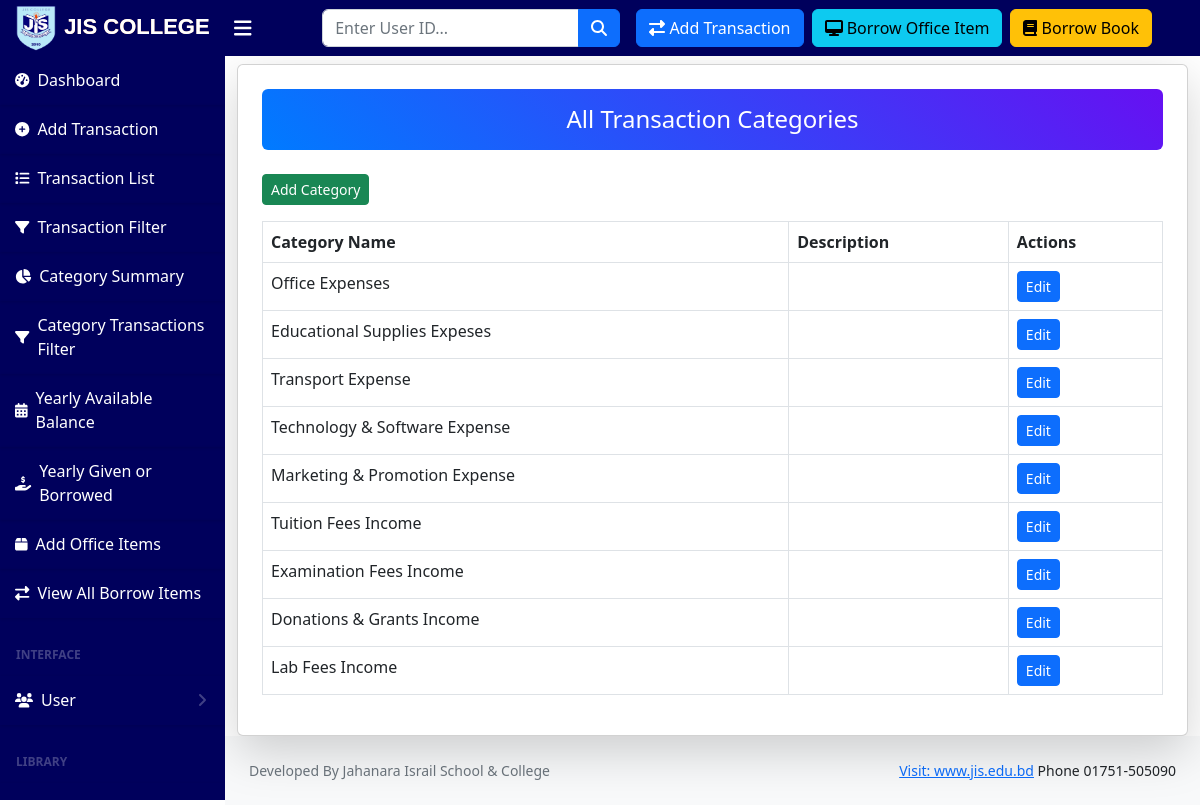
Page /categories/ (signed in) on the committed database.
### account/models.py (models this page shows, shortened)
class TransactionCategory(models.Model):
    name = models.CharField(max_length=255, unique=True)
    description = models.TextField(blank=True, null=True)

### account/views.py (the view)
# urls.py: path('categories/', category_list, name='category_list'),
@user_passes_test(lambda u: u.is_superuser or u.is_staff, login_url='login')
def category_list(request):
    categories = TransactionCategory.objects.all()
    return render(request, 'transactions/category_list.html', {'categories': categories})

### templates/transactions/category_list.html (shortened to what this page needs)
{% extends 'base.html' %}
{% block content %}
<div class="container mt-2">
    <div class="card shadow-lg p-4">
        <h4 class="text-center mb-4 text-white p-3 rounded" style="background: linear-gradient(45deg, #007bff, #6610f2);">
            All Transaction Categories
        </h4>
        <div class="text-right mb-3">
            <a href="{% url 'add_category' %}" class="btn btn-success btn-sm">Add Category</a>
        </div>
        <table class="table table-bordered">
            <thead>
                <tr>
                    <th>Category Name</th>
                    <th>Description</th>
                    <th>Actions</th>
                </tr>
            </thead>
            <tbody>
                {% for category in categories %}
                <tr>
                    <td>{{ category.name }}</td>
                    <td>{{ category.description }}</td>
                    <td>
                        <a href="{% url 'edit_category' category.id %}" class="btn btn-primary btn-sm">Edit</a>
                    </td>
                </tr>
                {% endfor %}
            </tbody>
        </table>
    </div>
</div>
{% endblock %}

### rows in the picture
TransactionCategory: name "Office Expenses"
TransactionCategory: name "Educational Supplies Expeses"
TransactionCategory: name "Transport Expense"
TransactionCategory: name "Technology & Software Expense"
TransactionCategory: name "Marketing & Promotion Expense"
TransactionCategory: name "Tuition Fees Income"
TransactionCategory: name "Examination Fees Income"
TransactionCategory: name "Donations & Grants Income"
TransactionCategory: name "Lab Fees Income"
